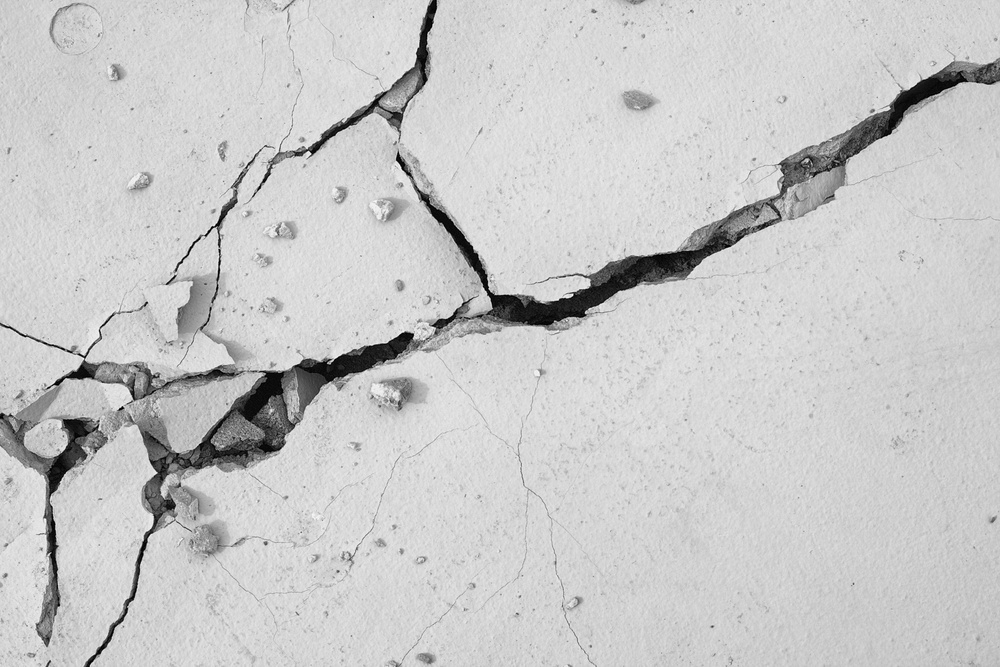
#> input picture example/chunk/input/test.jpg, 1000 x 667 px, shrunk from 2560 x 1707 before the run, found by its file name; its folder holds only this picture in this run
$ python shadowremover.py
#> lines starting #> are read from the running program, lines starting #| are printed output that depends on the picture; after the words box and inside, x2 and y2 are one past the last pixel; in counts of white or black regions, pixels touching at a corner belong together
import cv2
from matplotlib import pyplot as plt
import numpy as np
from scipy.ndimage import gaussian_filter
import os

class GrayShadowProcess:
    @staticmethod
    def mmClose(img, radius=3):
        """
        Performs morphological closing operation on the input image.

        Args:
            img (numpy.ndarray): Input grayscale image.
            radius (int, optional): Radius of the structuring element. Defaults to 3.

        Returns:
            numpy.ndarray: Closed image.
        """
        kernel = cv2.getStructuringElement(cv2.MORPH_ELLIPSE, (radius, radius))
        closed = cv2.morphologyEx(img, cv2.MORPH_CLOSE, kernel)
        return closed

    @staticmethod
    def gauSmooth(img, radius=30, sigma=3):
        """
        Performs Gaussian smoothing on the input image.

        Args:
            img (numpy.ndarray): Input image.
            radius (int, optional): Radius of the Gaussian kernel. Defaults to 30.
            sigma (float, optional): Standard deviation of the Gaussian kernel. Defaults to 3.

        Returns:
            numpy.ndarray: Smoothed image.
        """
        smoothed = gaussian_filter(img, sigma=sigma, radius=radius)
        return smoothed

    @staticmethod
    def geoLevel(img, N=10, L=7):
        """
        Divides the input image into N levels and returns the first L levels and the remaining levels.

        Args:
            img (numpy.ndarray): Input image.
            N (int, optional): Number of levels to divide the image into. Defaults to 10.
            L (int, optional): Number of levels to keep. Defaults to 7.

        Returns:
            tuple: A tuple containing two numpy arrays - the first L levels and the remaining levels.
        """
        ng = img.size // N
        levels = []
        i = 0
        sum = 0
        for k in range(256):
            Pk = (img == k)
            if sum == 0:
                levels.append(Pk)
            else:
                levels[i] = np.logical_or(levels[i], Pk)
            sum += np.sum(Pk)
            if sum >= ng:
                i += 1
                sum = 0
            if i >= N:
                break
        S = levels[:L]
        B = np.logical_or.reduce(levels[L:])
        return S, B

    @staticmethod
    def illumCompensate(img, S, B):
        """
        Performs illumination compensation on the input image.

        Args:
            img (numpy.ndarray): Input image.
            S (numpy.ndarray): First L levels of the image.
            B (numpy.ndarray): Remaining levels of the image.

        Returns:
            numpy.ndarray: Compensated image.
        """
        DB = np.std(img[B])
        IB = np.mean(img[B])
        for level in S:
            mask_S = level.astype(bool)
            DS = np.std(img[mask_S])
            IS = np.mean(img[mask_S])
            alpha = DB / DS if DS != 0 else 0
            lambda_ = IB - alpha * IS
            img[mask_S] = alpha * img[mask_S] + lambda_
        return img

    @staticmethod
    def process_image(image_path, radius=3, smooth_radius=30, smooth_sigma=3, N=10, L=7):
        """
        Process the input image by performing morphological closing, Gaussian smoothing,
        dividing into levels, and illumination compensation.

        Args:
            image_path (str): Path to the input image.
            radius (int, optional): Radius of the structuring element for morphological closing. Defaults to 3.
            smooth_radius (int, optional): Radius of the Gaussian kernel for smoothing. Defaults to 30.
            smooth_sigma (float, optional): Standard deviation of the Gaussian kernel for smoothing. Defaults to 3.
            N (int, optional): Number of levels to divide the image into. Defaults to 10.
            L (int, optional): Number of levels to keep. Defaults to 7.
        """
        img = cv2.imread(image_path, cv2.IMREAD_GRAYSCALE)
        closed = GrayShadowProcess.mmClose(img, radius=radius)
        smoothed = GrayShadowProcess.gauSmooth(closed, radius=smooth_radius, sigma=smooth_sigma)
        S, B = GrayShadowProcess.geoLevel(smoothed, N=N, L=L)
        compensated = GrayShadowProcess.illumCompensate(img, S, B)

        return compensated

def batch_process_images(input_path, output_path, radius=3, smooth_radius=30, smooth_sigma=3, N=10, L=7):
        # Check if output path exists
        if os.path.exists(output_path):
            print("Warning: Output path already exists. Deleting existing files.")
            # Delete existing files in output path
            file_list = os.listdir(output_path)
            for file_name in file_list:
                file_path = os.path.join(output_path, file_name)
                os.remove(file_path)
        else:
            # Create output path
            os.makedirs(output_path)

        # Get list of files in input path
        file_list = os.listdir(input_path)

        # Process each image file
        for file_name in file_list:
            file_path = os.path.join(input_path, file_name)
            if os.path.isfile(file_path):
                # Check if file is an image
                if file_name.lower().endswith(('.png', '.jpg', '.jpeg', '.bmp', '.gif')):
                    # Process image
                    compensated = GrayShadowProcess.process_image(file_path, radius=radius, smooth_radius=smooth_radius, smooth_sigma=smooth_sigma, N=N, L=L)

                    # Save processed image to output path with same name
                    output_file_path = os.path.join(output_path, file_name)
                    cv2.imwrite(output_file_path, compensated)
                else:
                    print(f"Skipping file: {file_name} (not an image)")

        print("Batch processing completed.")

def main():
    # Usage example
    input_path = 'input'
    output_path = 'output'
    batch_process_images(input_path, output_path)
#> in process_image, img is the input picture: shape (667, 1000); min 0, max 254, mean 200.7
#> in gauSmooth, `smoothed = gaussian_filter(img, sigma=sigma, radius=radius)`:
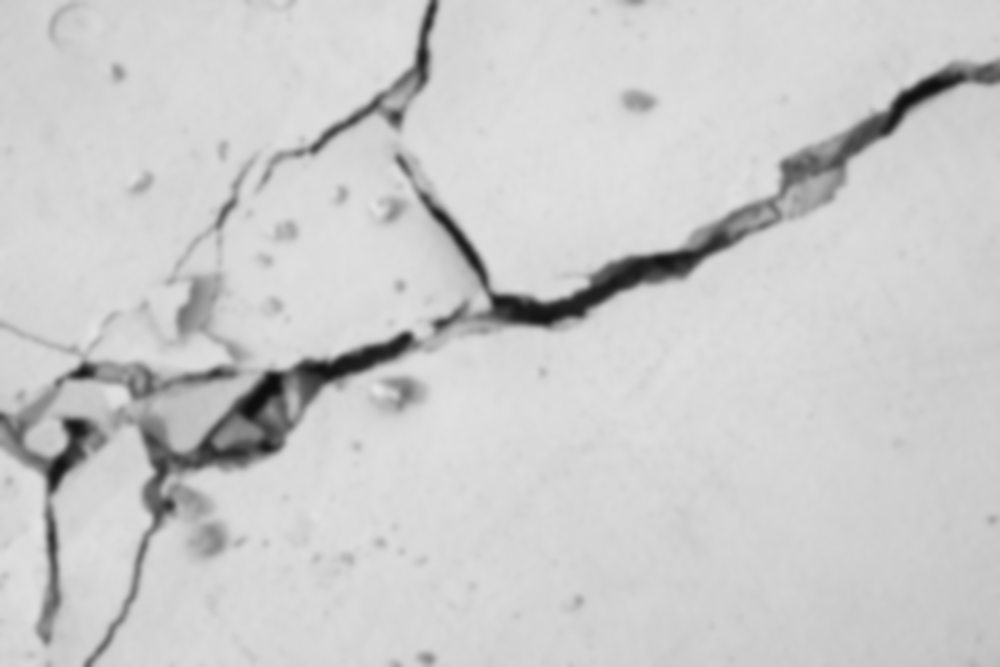
#> smoothed: shape (667, 1000); min 13, max 229, mean 202.8
#> the loop in geoLevel, `for k in range(256):` made 256 passes
#> after the loop in geoLevel, `for k in range(256):`: i = 8; levels = 22 items; sum = 19714
#> in geoLevel, `S = levels[:L]`: S = 7 items
#> in geoLevel, `B = np.logical_or.reduce(levels[L:])`:
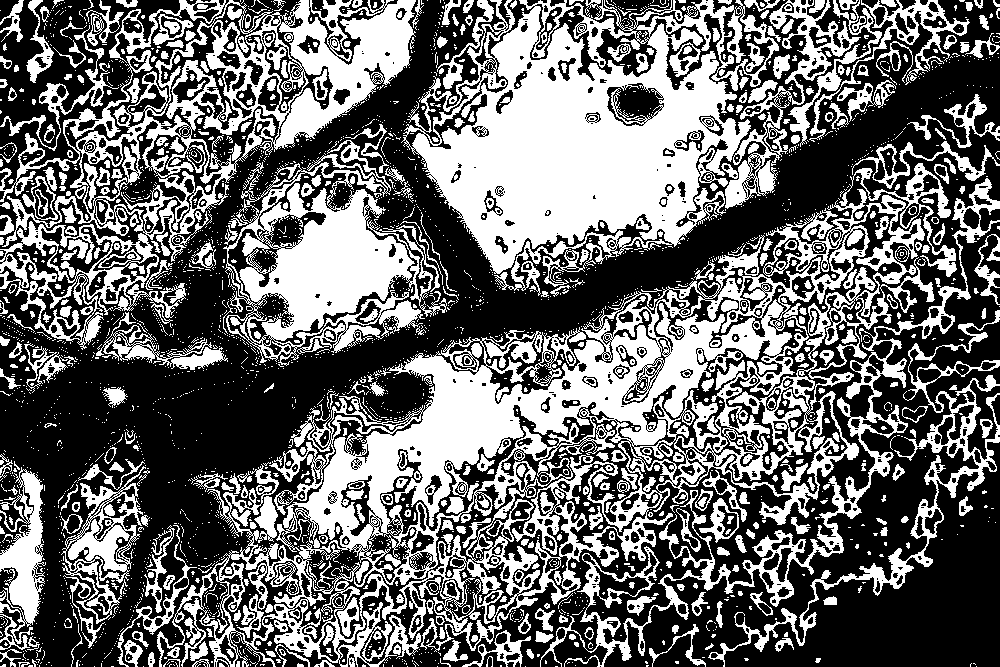
#> B: shape (667, 1000) bool; 42% white; 2973 white regions (2429 under 20 px), largest, box (x1, y1, x2, y2) and area: (157, 163, 957, 667) 85132, (401, 0, 779, 296) 53528, (0, 0, 416, 350) 32644
#> in illumCompensate, `DB = np.std(img[B])`: DB = 8.76
#> in illumCompensate, `IB = np.mean(img[B])`: IB = 213.8
#> the loop in illumCompensate, `for level in S:` made 7 passes
#> (DS, IS, alpha, lambda_) on passes 1 to 7: (62.5, 110, 0.14, 198.4), (17.51, 198.1, 0.5, 114.7), (7.96, 205.9, 1.1, -12.79), (7.8, 208.9, 1.12, -20.78), (7.05, 211.5, 1.24, -48.99), (6.75, 213.6, 1.3, -63.44), (6.37, 215.8, 1.37, -82.85)
#> pass 1, in illumCompensate, `mask_S = level.astype(bool)`:
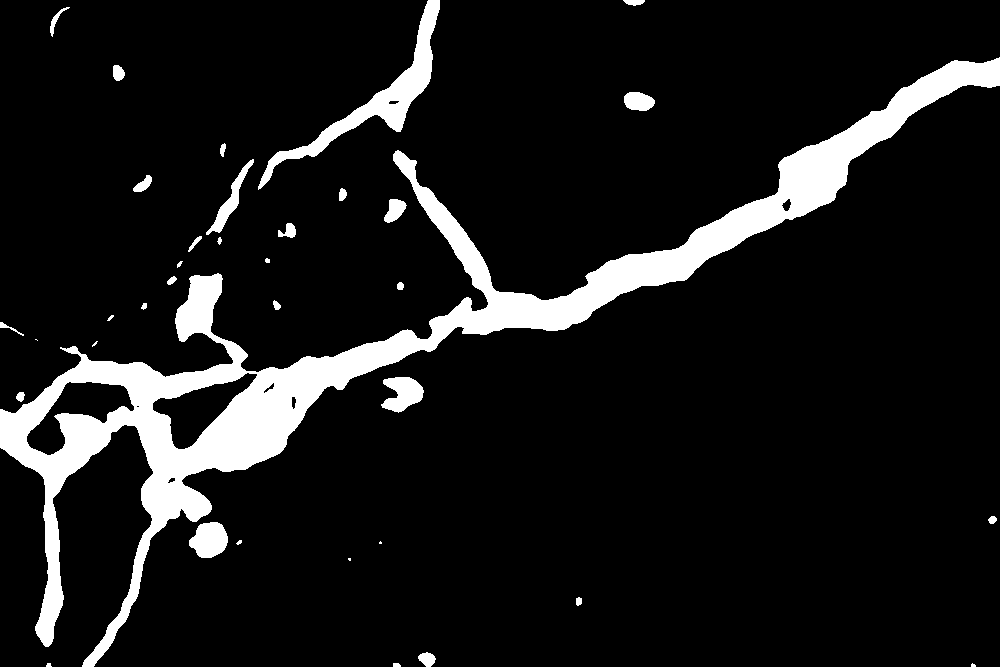
#> mask_S: shape (667, 1000) bool; 10% white; 36 white regions (7 under 20 px), largest, box (x1, y1, x2, y2) and area: (0, 57, 1000, 667) 56782, (258, 0, 440, 190) 4670, (189, 522, 228, 558) 1037
#> pass 2, in illumCompensate, `mask_S = level.astype(bool)`:
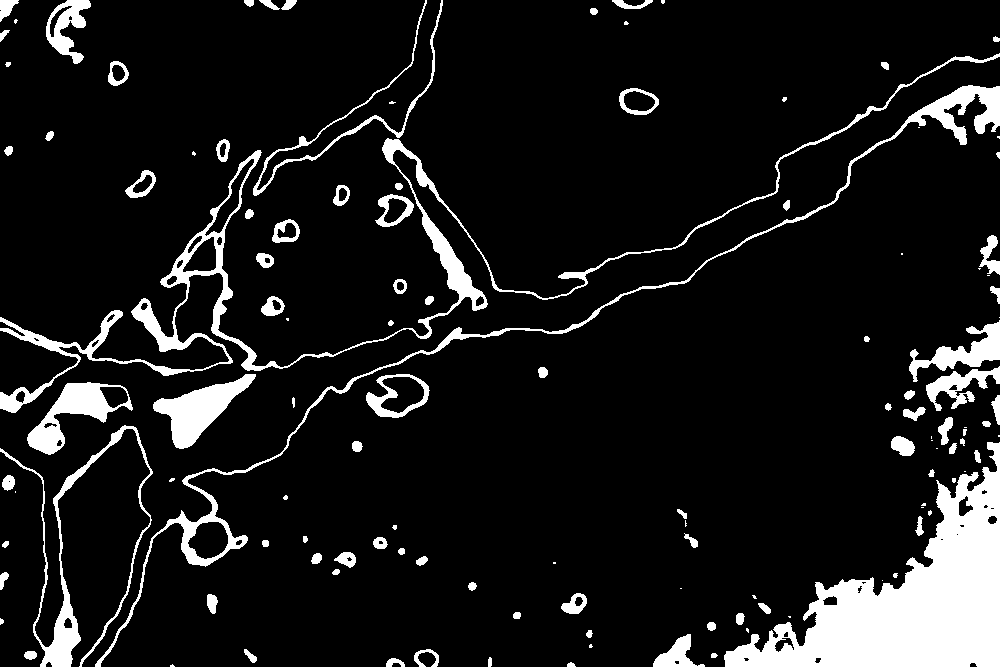
#> mask_S: shape (667, 1000) bool; 10.4% white; 125 white regions (36 under 20 px), largest, box (x1, y1, x2, y2) and area: (724, 442, 1000, 667) 24981, (0, 53, 1000, 413) 11360, (95, 85, 1000, 667) 6841
#> pass 3, in illumCompensate, `mask_S = level.astype(bool)`:
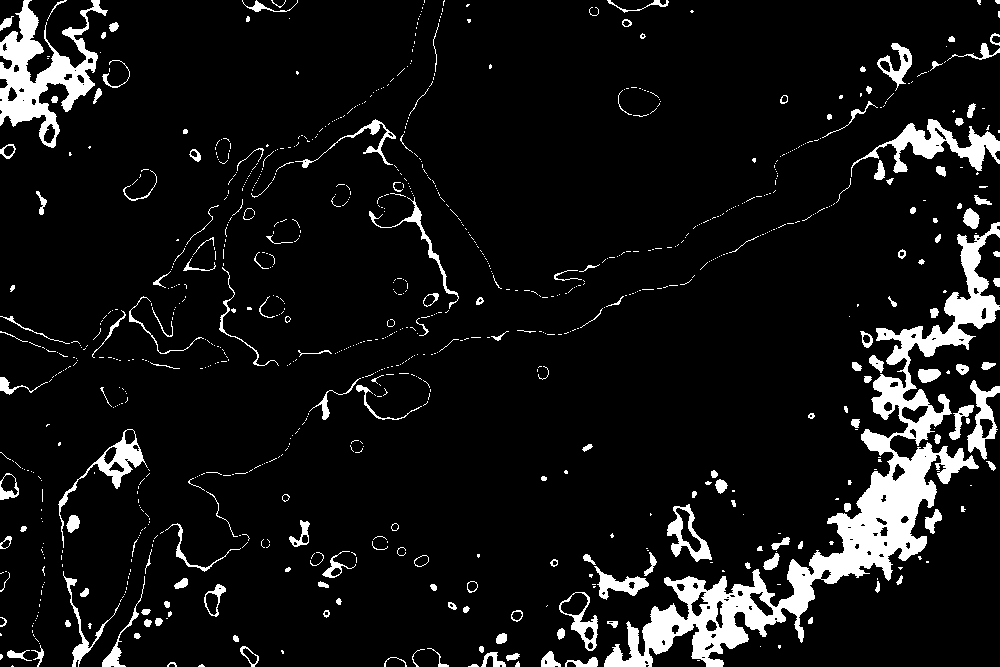
#> mask_S: shape (667, 1000) bool; 8.2% white; 918 white regions (726 under 20 px), largest, box (x1, y1, x2, y2) and area: (604, 222, 1000, 667) 24078, (0, 0, 108, 148) 5915, (851, 119, 1000, 177) 2562
#> after the loop in illumCompensate, `for level in S:`:
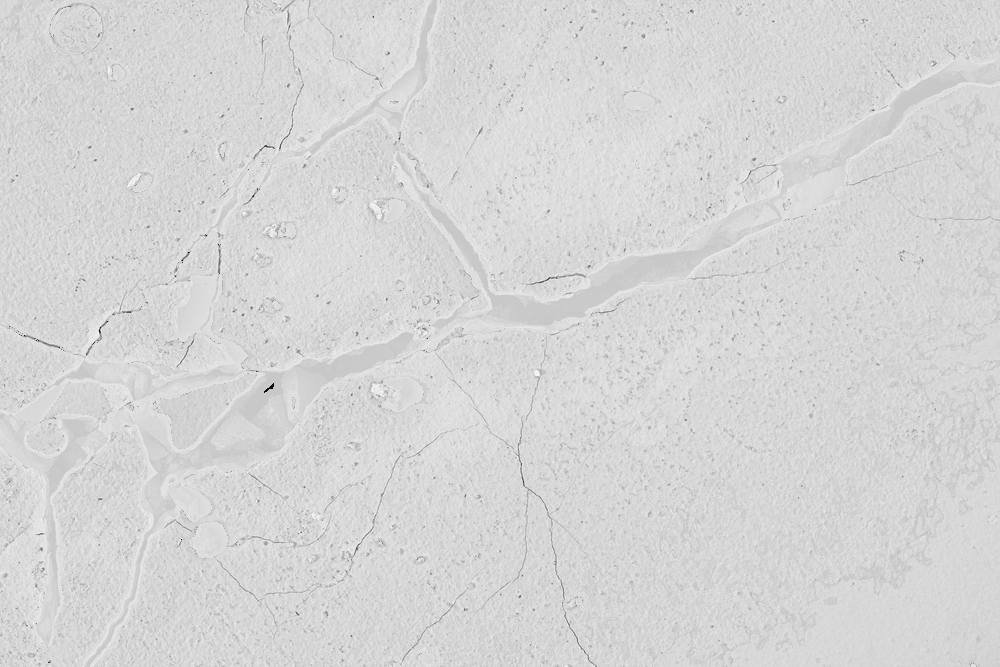
#> img: shape (667, 1000); min 2, max 255, mean 213.5

if __name__ == "__main__":
    main()
